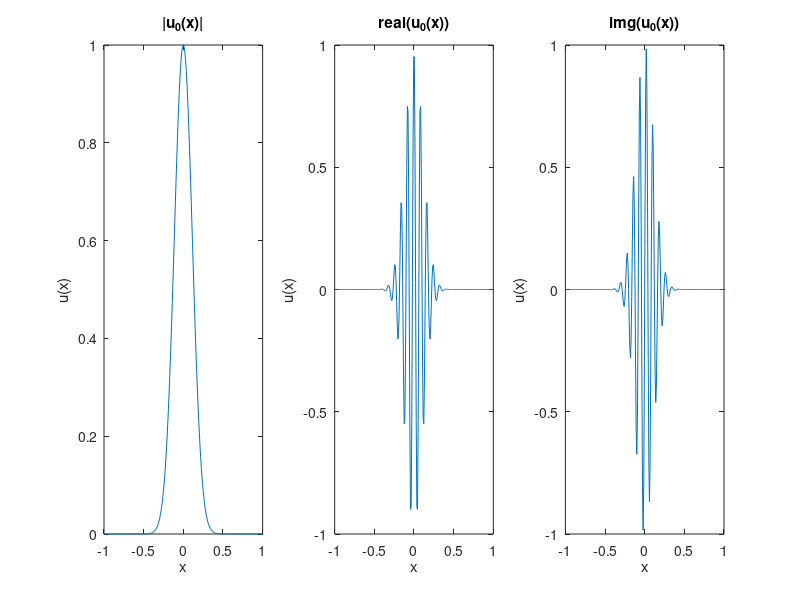

The MATLAB source for this figure: (Note: this script raises an error after producing the figure.)
%% title: Rays propagation of a fractional Schrodinger Equation
%% subtitle: Solution of a fractional Schordinger equation starting from a concentrated and highly oscillatory initial datum, and display of its propagation properties along the rays of geometric optics 
%% date: 2018-07-21
%% author: [UmbertoB , AlejandroA , EnriqueZ ]

% Shows the propagation of the solution of a fractional Schrodinger 
% equation with concentrated and highly oscillatory initial datum. 
% The solution remains concentrated along the rays of geometric optics

%%
N = 250;
L = 1;
hx = (2*L)/(N+1);
%%
% Definition of the initial datum u0 as a function_handle. 
% u0 is chosen as a Gaussian profile multiplied by a higly oscillatory 
% function
x0 = 0; % Center of the Gaussian profile
gamma = hx^(-0.9); % Amplitude of the Gaussian profile 
fr = (1/hx)*pi^2/16; % Frequency of the oscillations

%%
u0 = @(x) exp(-0.5*gamma*(x-x0).^2).*exp(1i*fr*x);
%%
% Plot of the initial datum
fig = gcf;
set(gcf,'Units','pixels','Position',[427 306 712 284])

x = -L:hx:L;

subplot(1,3,1) % Modulus
plot(x,abs(u0(x)))
title('|u_0(x)|')
xlabel('x'); ylabel('u(x)');

subplot(1,3,2) % Real part
plot(x,real(u0(x)))
title('real(u_0(x))')
xlabel('x'); ylabel('u(x)');

subplot(1,3,3) % Imaginary part
plot(x,imag(u0(x)))
title('img(u_0(x))')
xlabel('x'); ylabel('u(x)');

format_plot(fig)

%% Solution for s = 1/2 
% Define the characteristic parameters of the problem
s = 0.5  % Order of the fractional Laplacian 
L        % Extrema of the space interval
N        % Number of points in the space mesh
T = 5    % Length of the time interval
u0       % The function_handle that we have showed before. 
%%
% To solve the equation, we call the function fractional_schr. The solution 
% of the equation is stored in the u variable.
[x,t,u] = fractional_schr(s,L,N,T,u0);
%%
% Now we can see a graphical interpretation
[X,T] = meshgrid(x,t);
%
clf
mesh(X,T,u');
format_plot(gcf);view(0,90)
xlabel('x'); ylabel('t'); title('Ray Evolution');
%% 
% By typing "animation(x,t,u)" in the MATLAB console you can see the 
% evolution in time of this wave.

%%
% ![$$u(t)$$ function](extra-data/wave.gif)

